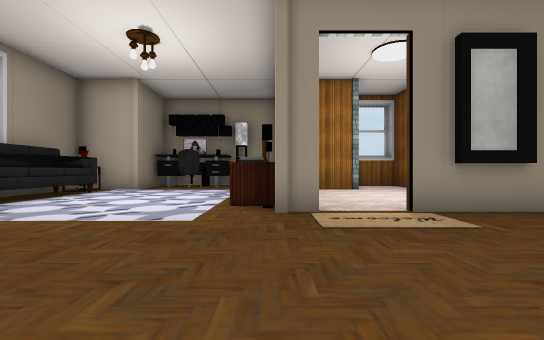
View 1 (above)

21 first-person views from a walk through a scene from a Unity 3-D project. The camera is 1.2 m above the floor, looks level and sees 90° across. The floor is counted in squares, 1.8 m on a side. Each view is taken from the middle of a square. On the plan, view 1 faces up. The plan holds only what a view shows up to about 9 squares ahead; the rest is blank. The player is left out. Some animated figures are not drawn. Door leaves are left out, so doorways stand open. Some surface patterns are stand-ins.

View 2
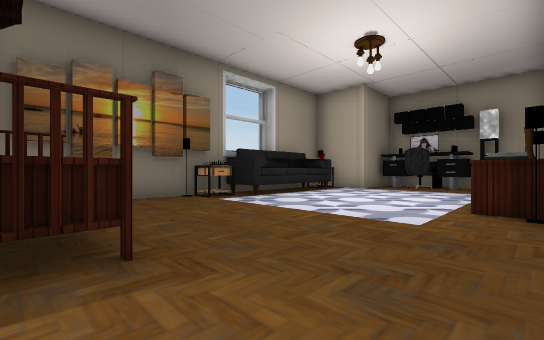

View 3
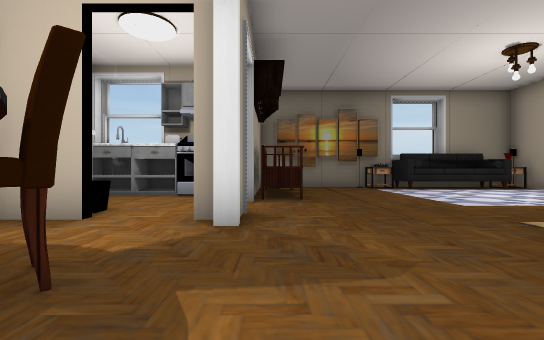

View 4
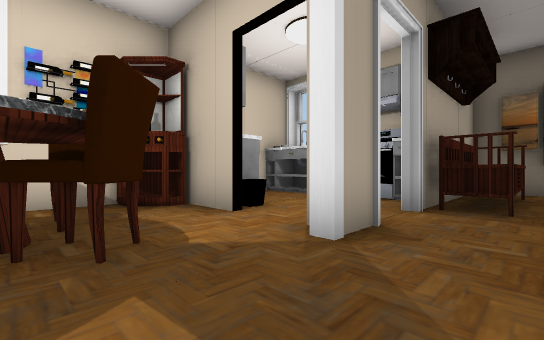

View 5
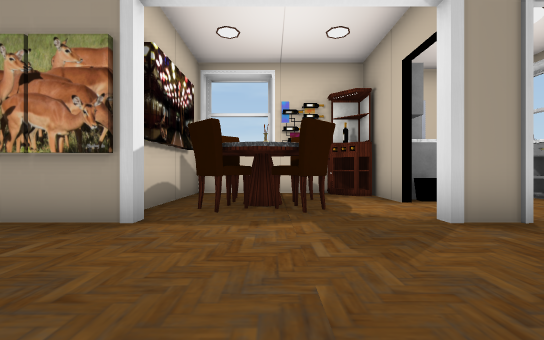

View 6
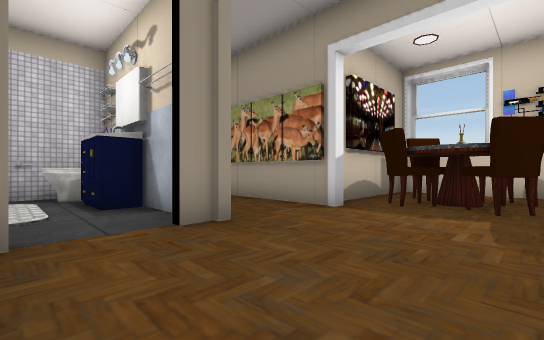

View 7
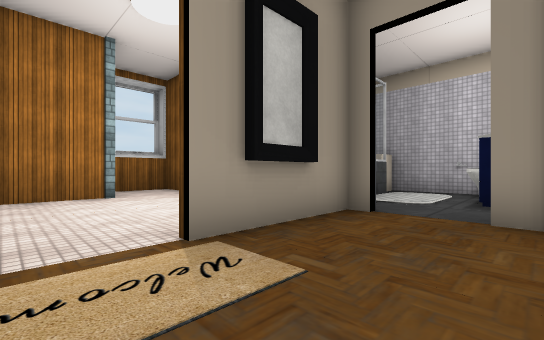

View 8
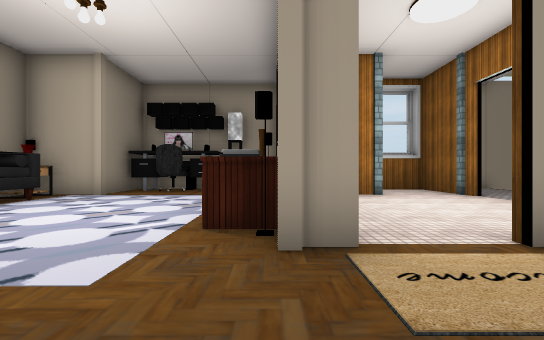

View 9
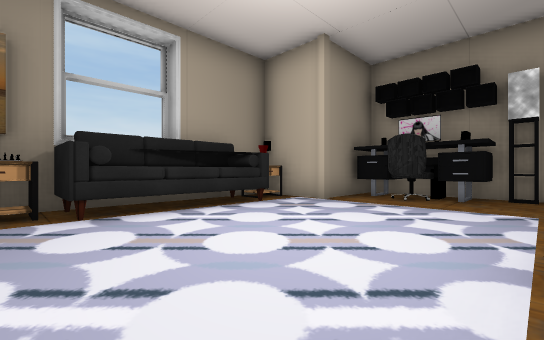

View 10
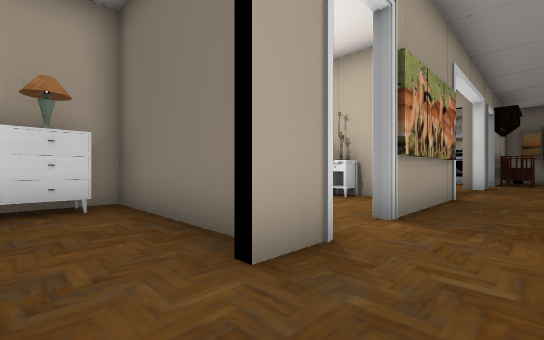

View 11
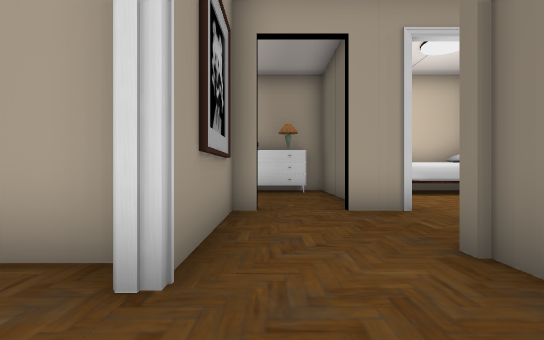

View 12
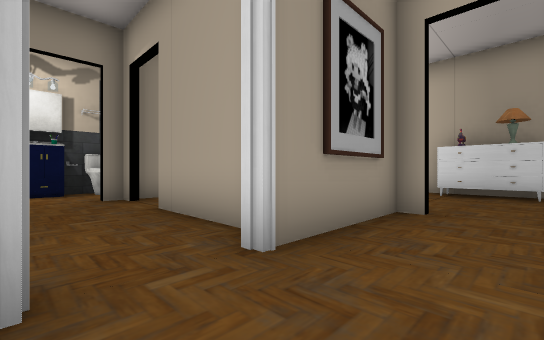

View 13
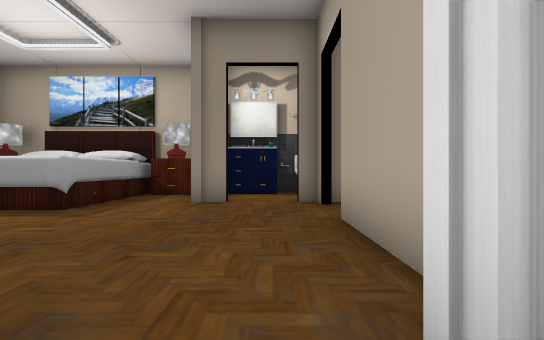

View 14
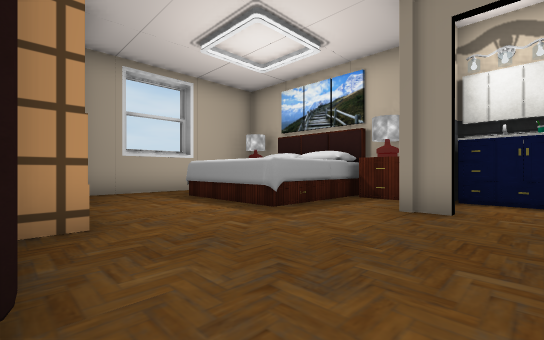

View 15
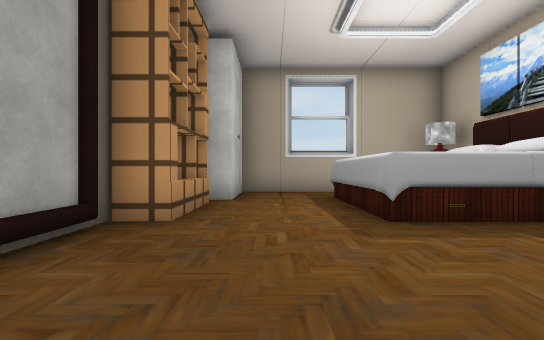

View 16
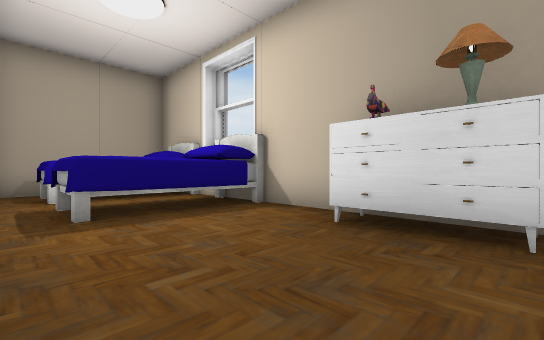

View 17
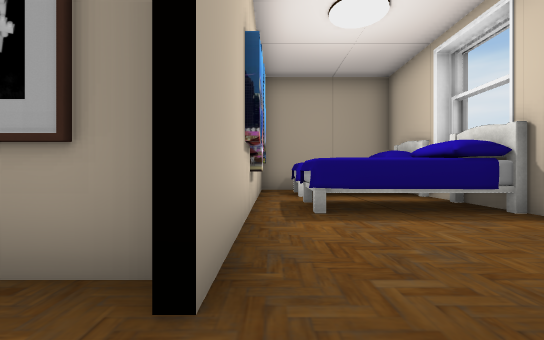

View 18
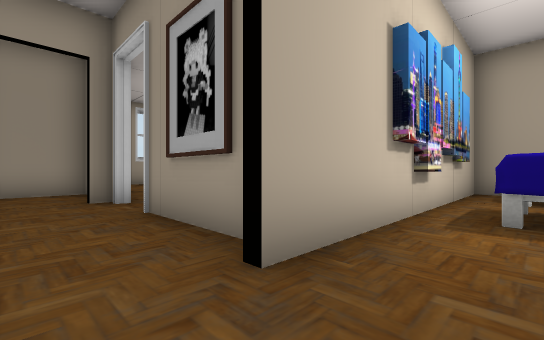

View 19
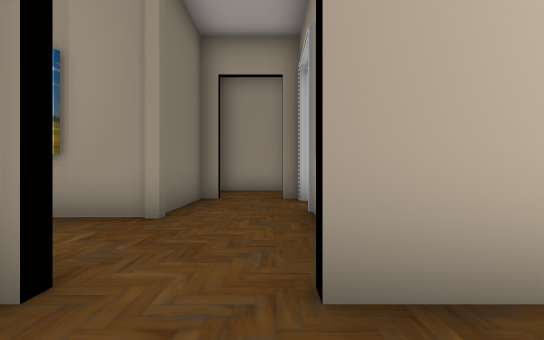

View 20
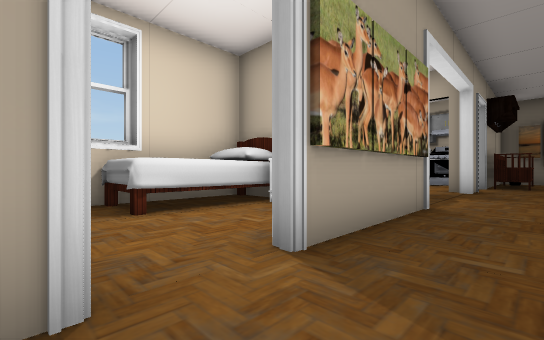

View 21
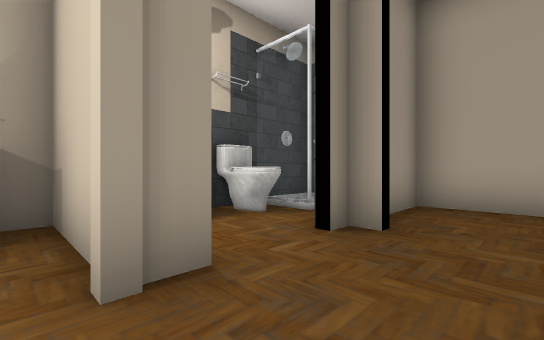

### Floor plan
Key: @ floor where view 1 was taken; # wall or solid block; . floor; D open door; = window, fence, low wall or low ledge; P pillar; A vase; T table; B bench; C chair; I cabinet; R dresser; E bed; S shelf; M mirror; L closet; O other object.
Columns run from 7 left of view 1 to 21 right of it. Each row starts with its distance up from view 1.
 12   #####   ###        ####
 11   #CCO    #.#        #...
 10   #....    .#.      L#...
  9 # P....A##P.P.      ##..O OO
  8 #T..... .....       S...O OO
  7 #O.....T.....    ###S...OOOO
  6 #O.....O....     O..#......T
  5 #O.....#...   DD.#..M....P..#
  4 #T.....P..###....#..#....##O
  3 # ..............O#.........O
  2 #...........P##O#P..###..#OO
  1 #...................#  ..#=#
  0 # BBB..@............#  ..###
 -1    D #.#...C# ##.#..########
 -2    OO....CO##....#....EEEEE#
 -3    DD.DO.C###E...#.....E
 -4    OD. DI## #EEE.#RRR..EEEE
 -5     . OI### #############
 -6     #

Where each view was taken, in squares from view 1:
view 1: 0 up, 0 right, facing up
view 2: 0 up, 0 right, facing up-left
view 3: 0 up, 4 right, facing left
view 4: 1 up, 3 right, facing down-left
view 5: 3 up, 3 right, facing down
view 6: 4 up, 2 right, facing down-right
view 7: 2 up, 1 right, facing up-right
view 8: 2 up, 0 right, facing up
view 9: 4 up, 1 left, facing up-left
view 10: 1 up, 12 right, facing down-left
view 11: 4 up, 12 right, facing down
view 12: 4 up, 11 right, facing down-right
view 13: 3 up, 12 right, facing right
view 14: 3 up, 13 right, facing up-right
view 15: 3 up, 15 right, facing up
view 16: 1 down, 11 right, facing down-right
view 17: 1 down, 11 right, facing right
view 18: 2 down, 11 right, facing up-right
view 19: 2 down, 12 right, facing up
view 20: 1 up, 10 right, facing down-left
view 21: 5 up, 16 right, facing down-right
